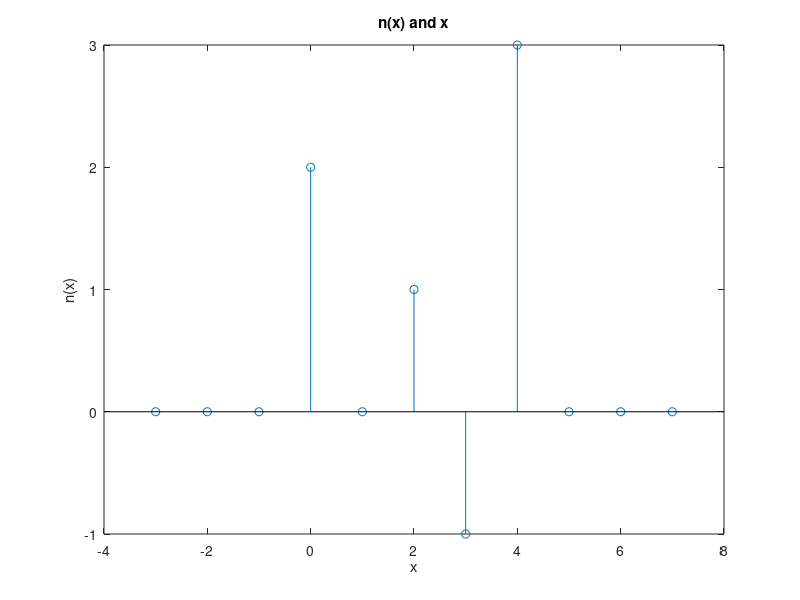

The MATLAB source for this figure:
% Part2_1.m
% Author: Charles Yang
% Signal&System 1.3(a)

n = (-3 : 7);
x = zeros(1,11);
x(4) = 2;
x(6:8) = [1,-1,3];
figure
stem(n,x);title('n(x) and x');xlabel('x');ylabel('n(x)');
